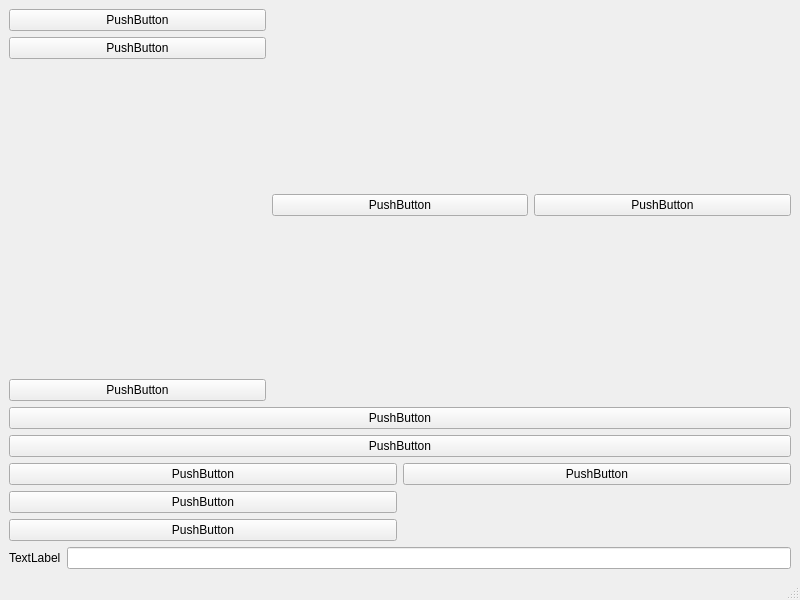
<?xml version="1.0" encoding="UTF-8"?>
<ui version="4.0">
 <class>MainWindow</class>
 <widget class="QMainWindow" name="MainWindow">
  <property name="geometry">
   <rect>
    <x>0</x>
    <y>0</y>
    <width>800</width>
    <height>600</height>
   </rect>
  </property>
  <property name="windowTitle">
   <string>MainWindow</string>
  </property>
  <widget class="QWidget" name="centralwidget">
   <layout class="QVBoxLayout" name="verticalLayout_3">
    <item>
     <layout class="QHBoxLayout" name="horizontalLayout">
      <item>
       <layout class="QVBoxLayout" name="verticalLayout_2">
        <item>
         <widget class="QPushButton" name="pushButton_3">
          <property name="text">
           <string>PushButton</string>
          </property>
         </widget>
        </item>
        <item>
         <widget class="QPushButton" name="pushButton_11">
          <property name="text">
           <string>PushButton</string>
          </property>
         </widget>
        </item>
        <item>
         <spacer name="verticalSpacer">
          <property name="orientation">
           <enum>Qt::Vertical</enum>
          </property>
          <property name="sizeHint" stdset="0">
           <size>
            <width>20</width>
            <height>40</height>
           </size>
          </property>
         </spacer>
        </item>
        <item>
         <widget class="QPushButton" name="pushButton_10">
          <property name="text">
           <string>PushButton</string>
          </property>
         </widget>
        </item>
       </layout>
      </item>
      <item>
       <widget class="QPushButton" name="pushButton_9">
        <property name="text">
         <string>PushButton</string>
        </property>
       </widget>
      </item>
      <item>
       <widget class="QPushButton" name="pushButton_4">
        <property name="text">
         <string>PushButton</string>
        </property>
       </widget>
      </item>
     </layout>
    </item>
    <item>
     <layout class="QVBoxLayout" name="verticalLayout">
      <item>
       <widget class="QPushButton" name="pushButton">
        <property name="text">
         <string>PushButton</string>
        </property>
       </widget>
      </item>
      <item>
       <widget class="QPushButton" name="pushButton_2">
        <property name="text">
         <string>PushButton</string>
        </property>
       </widget>
      </item>
     </layout>
    </item>
    <item>
     <layout class="QGridLayout" name="gridLayout">
      <item row="3" column="0">
       <widget class="QPushButton" name="pushButton_6">
        <property name="text">
         <string>PushButton</string>
        </property>
       </widget>
      </item>
      <item row="0" column="1">
       <widget class="QPushButton" name="pushButton_7">
        <property name="text">
         <string>PushButton</string>
        </property>
       </widget>
      </item>
      <item row="0" column="0">
       <widget class="QPushButton" name="pushButton_5">
        <property name="text">
         <string>PushButton</string>
        </property>
       </widget>
      </item>
      <item row="2" column="0">
       <widget class="QPushButton" name="pushButton_8">
        <property name="text">
         <string>PushButton</string>
        </property>
       </widget>
      </item>
     </layout>
    </item>
    <item>
     <layout class="QFormLayout" name="formLayout">
      <item row="0" column="0">
       <widget class="QLabel" name="label">
        <property name="text">
         <string>TextLabel</string>
        </property>
       </widget>
      </item>
      <item row="0" column="1">
       <widget class="QLineEdit" name="lineEdit"/>
      </item>
     </layout>
    </item>
   </layout>
  </widget>
  <widget class="QMenuBar" name="menubar">
   <property name="geometry">
    <rect>
     <x>0</x>
     <y>0</y>
     <width>800</width>
     <height>22</height>
    </rect>
   </property>
  </widget>
  <widget class="QStatusBar" name="statusbar"/>
 </widget>
 <resources/>
 <connections/>
</ui>
